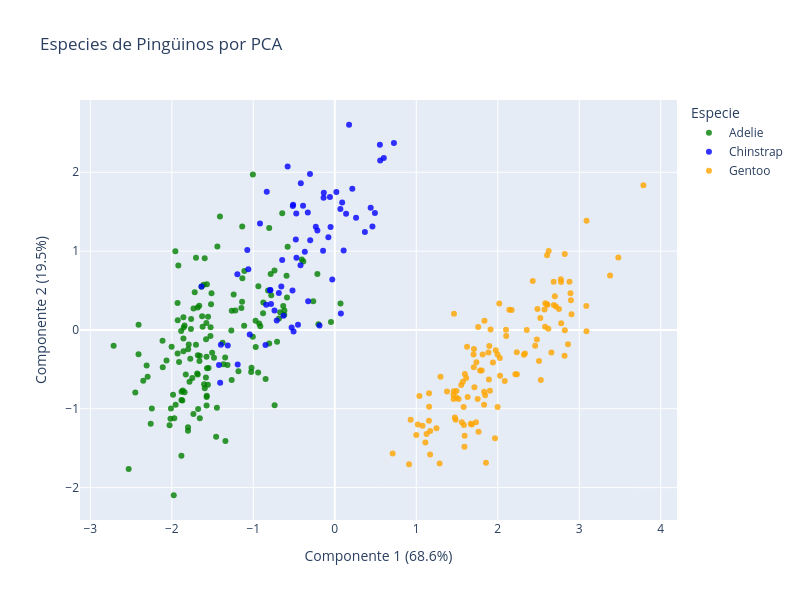

The notebook cell saved with this chart:
### Markdown cell above
#### Visualización:

### Code cell
df_interactivo = pd.DataFrame(data=X_pca[:, :2], columns=['PC1', 'PC2'])
df_interactivo['Especie'] = datos['Especie'].values

fig = px.scatter(df_interactivo,
    x='PC1',
    y='PC2',
    color='Especie',
    color_discrete_map=colores,
    title='Especies de Pingüinos por PCA',
    labels={'PC1': 'Componente 1 (68.6%)', 'PC2': 'Componente 2 (19.5%)'},
    opacity=0.8,
    width=800,
    height=600)

fig.show()
